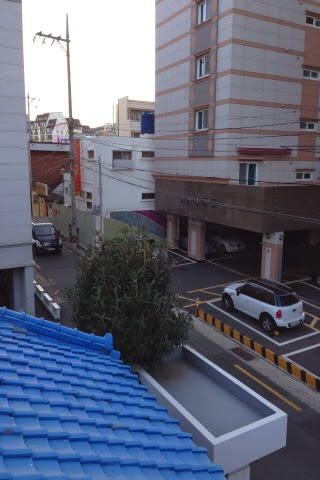
#> input picture exam1_pics/prob5-2.jpg, 320 x 480 px, found by its file name
$ python problem5.py
#> lines starting #> are read from the running program, lines starting #| are printed output that depends on the picture
### exam1_code/problem5/stitch.py
# import the necessary packages
import numpy as np
import imutils
import cv2


class Stitcher:
    def __init__(self):
        # determine if we are using OpenCV v3.X
        self.isv3 = imutils.is_cv3(or_better=True)

    def stitch(self, images, ratio=0.75, reprojThresh=4.0, showMatches=False):
        # unpack the images, then detect keypoints and extract
        # local invariant descriptors from them
        (imageB, imageA) = images
        (kpsA, featuresA) = self.detectAndDescribe(imageA)
        (kpsB, featuresB) = self.detectAndDescribe(imageB)
        # match features between the two images
        M = self.matchKeypoints(kpsA, kpsB, featuresA,
                                featuresB, ratio, reprojThresh)
        # if the match is None, then there aren’t enough matched
        # keypoints to create a panorama
        if M is None:
            return None

        # otherwise, apply a perspective warp to stitch the images
        # together
        (matches, H, status) = M
        # default warpPerspective interpolation is bilinear
        result = cv2.warpPerspective(
            imageA, H, (imageA.shape[1] + imageB.shape[1], imageA.shape[0]))
        result[0:imageB.shape[0], 0:imageB.shape[1]] = imageB
        # check to see if the keypoint matches should be visualized
        if showMatches:
            vis = self.drawMatches(imageA, imageB, kpsA, kpsB, matches, status)
        # return a tuple of the stitched image and the
        # visualization
        return (result, vis)
        # return the stitched image
        return result

    def detectAndDescribe(self, image):
        # convert the image to grayscale
        gray = cv2.cvtColor(image, cv2.COLOR_BGR2GRAY)
        # check to see if we are using OpenCV 3.X
        # detect and extract features from the image
        descriptor = cv2.SIFT_create()
        (kps, features) = descriptor.detectAndCompute(image, None)

        # convert the keypoints from KeyPoint objects to NumPy
        # arrays
        kps = np.float32([kp.pt for kp in kps])
        # return a tuple of keypoints and features
        return (kps, features)

    def matchKeypoints(self, kpsA, kpsB, featuresA, featuresB,
                       ratio, reprojThresh):
        # compute the raw matches and initialize the list of actual
        # matches
        matcher = cv2.BFMatcher()
        rawMatches = matcher.knnMatch(featuresA, featuresB, 2)
        matches = []
        # loop over the raw matches
        for m in rawMatches:
            # ensure the distance is within a certain ratio of each
            # other (i.e. Lowe’s ratio test)
            if len(m) == 2 and m[0].distance < m[1].distance * ratio:
                matches.append((m[0].trainIdx, m[0].queryIdx))
        # computing a homography requires at least 4 matches
        if len(matches) > 4:
            # construct the two sets of points
            ptsA = np.float32([kpsA[i] for (_, i) in matches])
            ptsB = np.float32([kpsB[i] for (i, _) in matches])
            # compute the homography between the two sets of points
            (H, status) = cv2.findHomography(ptsA, ptsB, cv2.RANSAC,
                                             reprojThresh)
            # return the matches along with the homograpy matrix
            # and status of each matched point
            return (matches, H, status)
        # otherwise, no homograpy could be computed
        return None

    def drawMatches(self, imageA, imageB, kpsA, kpsB, matches, status):
        # initialize the output visualization image
        (hA, wA) = imageA.shape[:2]
        (hB, wB) = imageB.shape[:2]
        vis = np.zeros((max(hA, hB), wA + wB, 3), dtype=np.uint8)
        vis[0:hA, 0:wA] = imageA
        vis[0:hB, wA:] = imageB
        # loop over the matches
        for ((trainIdx, queryIdx), s) in zip(matches, status):
            # only process the match if the keypoint was successfully
            # matched
            if s == 1:
                # draw the match
                ptA = (int(kpsA[queryIdx][0]), int(kpsA[queryIdx][1]))
                ptB = (int(kpsB[trainIdx][0]) + wA, int(kpsB[trainIdx][1]))
                cv2.line(vis, ptA, ptB, (0, 255, 0), 1)
        # return the visualization
        return vis

### exam1_code/problem5/problem5.py
# PROBLEM 5
from stitch import Stitcher
import imutils
import cv2

imageA = cv2.imread('exam1_pics/prob5-2.jpg', cv2.COLOR_BGR2GRAY)
#> imageA is the input picture: shape (480, 320, 3); mean B, G, R 121.4, 102.9, 97.7
imageB = cv2.imread('exam1_pics/prob5-3.jpg', cv2.COLOR_BGR2GRAY)
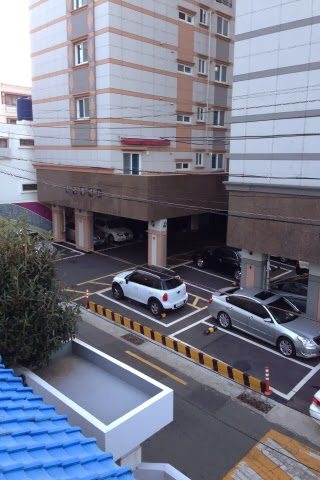
#> input picture exam1_pics/prob5-3.jpg, 320 x 480 px, found by its file name
#> imageB is the input picture: shape (480, 320, 3); mean B, G, R 136.3, 120.5, 118.2

# stitch the images together to create a panorama
stitcher = Stitcher()
(result, vis) = stitcher.stitch([imageA, imageB], showMatches=True)
#> in detectAndDescribe, `(kps, features) = descriptor.detectAndCompute(image, None)`: kps = 1102 keypoints; strongest (x, y, size): (272, 322, 2.1), (165, 298, 3.8), (313, 407, 4.6), (159, 293, 6.4)
#> in detectAndDescribe, `kps = np.float32([kp.pt for kp in kps])`: kps = 1102 pairs, first value 2.57 to 317.1, second value 3.11 to 476.6
#> in stitch, `(kpsA, featuresA) = self.detectAndDescribe(imageA)`: kpsA has the same summary as kps in detectAndDescribe
#> in detectAndDescribe (call 2), `(kps, features) = descriptor.detectAndCompute(image, None)`: kps = 1020 keypoints; strongest (x, y, size): (40, 34, 3.1), (41, 289, 2.6), (58, 38, 3.1), (46, 295, 2.7)
#> in stitch, `(kpsB, featuresB) = self.detectAndDescribe(imageB)`: kpsB = 1020 pairs, first value 2.58 to 316.9, second value 2.61 to 472.2
#> in matchKeypoints, `rawMatches = matcher.knnMatch(featuresA, featuresB, 2)`: rawMatches = 1102 matches
#> after the loop in matchKeypoints, `for m in rawMatches:`: matches = 238 pairs, first value 32 to 1012, second value 17 to 1083
#> in matchKeypoints, `ptsA = np.float32([kpsA[i] for (_, i) in matches])`: ptsA = 238 pairs, first value 5.89 to 309.7, second value 5.43 to 465.5
#> in matchKeypoints, `ptsB = np.float32([kpsB[i] for (i, _) in matches])`: ptsB = 238 pairs, first value 17.79 to 313.6, second value 12.33 to 472.2
#> in matchKeypoints, `(H, status) = cv2.findHomography(ptsA, ptsB, cv2.RANSAC, reprojThresh)`: H = [[0.755, -0.0398, 130.9], [-0.128, 0.911, 24.53], [-0.000725, -2.48e-05, 1]]; status = 238 values, max 1 at index 0, min 0 at index 6, mean 0.786
#> the loop in drawMatches, `for ((trainIdx, queryIdx), s) in zip(matches, status):` made 238 passes
#> (trainIdx, queryIdx, s, ptA, ptB) on passes 1, 2, 3, 4, 5, 6, 8, 9, 10, 11, 12, 13: (531, 17, [1], (5, 145), (449, 157)), (515, 18, [1], (5, 367), (444, 363)), (539, 19, [1], (6, 102), (451, 118)), (521, 26, [1], (9, 376), (447, 373)), (523, 28, [1], (9, 404), (447, 399)), (546, 30, [1], (9, 141), (453, 153)), (548, 35, [1], (12, 120), (455, 134)), (552, 36, [1], (12, 111), (457, 125)), (551, 39, [1], (14, 143), (456, 155)), (538, 42, [1], (14, 374), (451, 371)), (538, 43, [1], (14, 374), (451, 371)), (540, 44, [1], (14, 394), (451, 390))
#> (ptA, ptB) on passes 62 to 67: ((73, 241), (506, 249)), ((73, 247), (505, 255)), ((73, 43), (516, 57)), ((74, 146), (511, 156)), ((74, 67), (516, 81)), ((74, 7), (519, 22))
#> after the loop in drawMatches, `for ((trainIdx, queryIdx), s) in zip(matches, status):`:
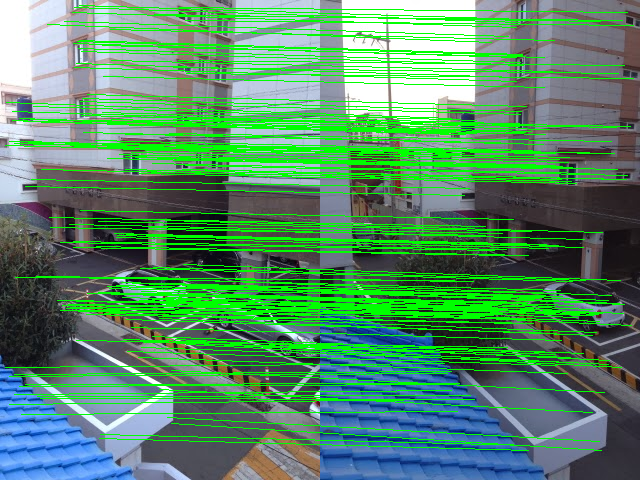
#> vis: shape (480, 640, 3); mean B, G, R 104.9, 139.5, 87.2
cv2.imwrite('exam1_answers/problem5-temp.png', result)

imageC = cv2.imread('exam1_pics/prob5-1.jpg', cv2.COLOR_BGR2GRAY)
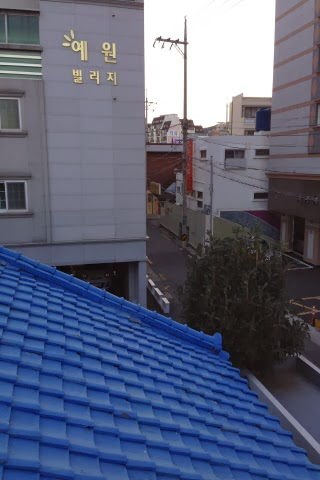
#> input picture exam1_pics/prob5-1.jpg, 320 x 480 px, found by its file name
#> imageC is the input picture: shape (480, 320, 3); mean B, G, R 121.5, 96.9, 89.6
imageD = cv2.imread('exam1_answers/problem5-temp.png', cv2.COLOR_BGR2GRAY)

(result, vis) = stitcher.stitch([imageC, imageD], showMatches=True)
#> in detectAndDescribe (call 3), `gray = cv2.cvtColor(image, cv2.COLOR_BGR2GRAY)`:
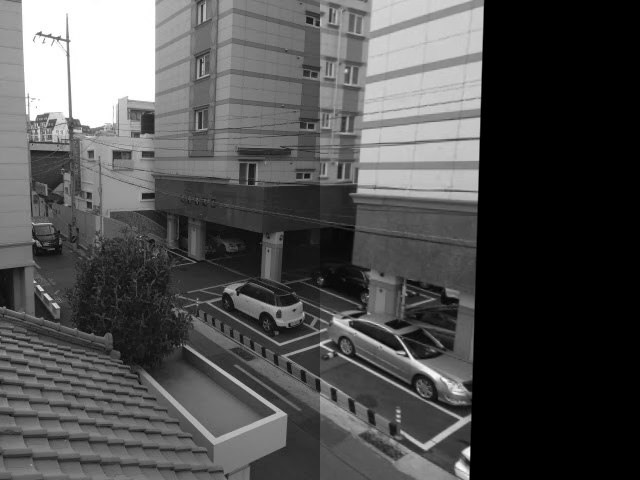
#> gray: shape (480, 640); min 0, max 255, mean 79.9
#> in detectAndDescribe (call 3), `(kps, features) = descriptor.detectAndCompute(image, None)`: kps = 1597 keypoints; strongest (x, y, size): (462, 469, 8.9), (40, 34, 3.1), (406, 355, 2.6), (41, 289, 2.6)
#> in detectAndDescribe (call 3), `kps = np.float32([kp.pt for kp in kps])`: kps = 1597 pairs, first value 2.58 to 496.8, second value 2.61 to 476.7
#> in detectAndDescribe (call 4), `gray = cv2.cvtColor(image, cv2.COLOR_BGR2GRAY)`:
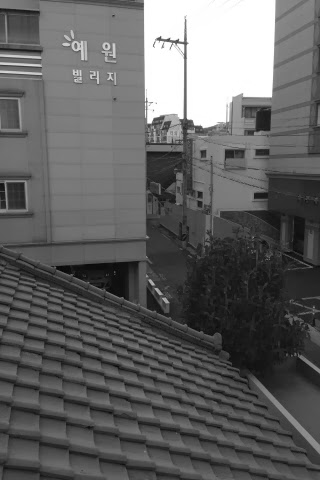
#> gray: shape (480, 320); min 6, max 255, mean 97.5
#> in detectAndDescribe (call 4), `(kps, features) = descriptor.detectAndCompute(image, None)`: kps = 958 keypoints; strongest (x, y, size): (168, 40, 2.7), (177, 41, 3.1), (185, 43, 3.4), (185, 57, 2.5)
#> in detectAndDescribe (call 4), `kps = np.float32([kp.pt for kp in kps])`: kps = 958 pairs, first value 2.31 to 316.3, second value 5.65 to 476.1
#> in matchKeypoints (call 2), `rawMatches = matcher.knnMatch(featuresA, featuresB, 2)`: rawMatches = 1597 matches
#> in drawMatches (call 2), `vis[0:hB, wA:] = imageB`:
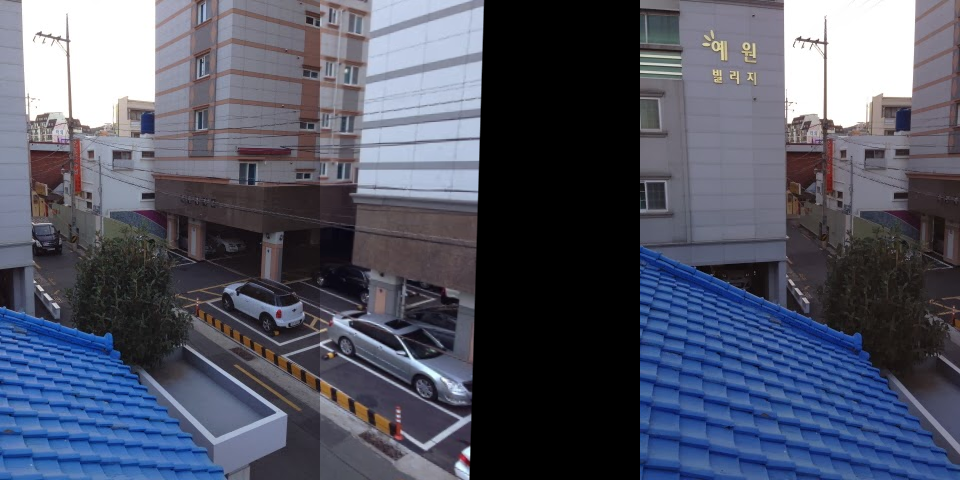
#> vis: shape (480, 960, 3); mean B, G, R 101.8, 85.1, 80.9
#> the loop in drawMatches (call 2), `for ((trainIdx, queryIdx), s) in zip(matches, status):` made 316 passes
#> (trainIdx, queryIdx, s, ptA, ptB) on passes 2, 3, 4, 5, 6, 7, 9, 10, 12, 14, 15, 18: (355, 12, [1], (9, 305), (766, 297)), (360, 17, [1], (10, 339), (767, 328)), (368, 23, [1], (13, 337), (769, 326)), (370, 27, [1], (13, 356), (770, 345)), (371, 29, [1], (14, 343), (771, 332)), (373, 31, [1], (15, 347), (771, 336)), (377, 34, [1], (17, 392), (773, 378)), (378, 35, [1], (17, 392), (773, 378)), (392, 42, [1], (19, 97), (779, 102)), (384, 48, [1], (20, 369), (775, 357)), (379, 50, [1], (20, 269), (774, 264)), (399, 69, [1], (26, 436), (781, 423))
#> (ptA, ptB) on passes 61 to 66: ((49, 316), (800, 310)), ((49, 316), (800, 310)), ((49, 298), (799, 293)), ((49, 210), (802, 208)), ((49, 136), (804, 138)), ((50, 121), (805, 123))
#> after the loop in drawMatches (call 2), `for ((trainIdx, queryIdx), s) in zip(matches, status):`:
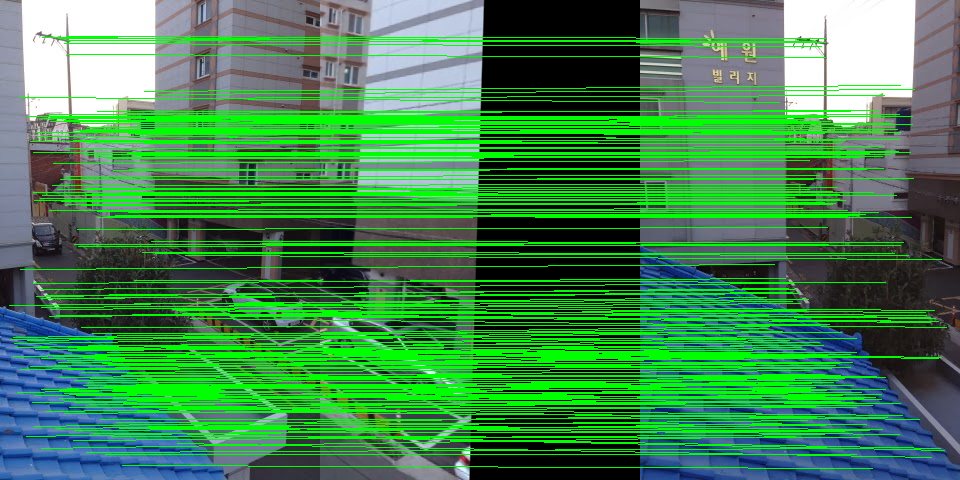
#> vis: shape (480, 960, 3); mean B, G, R 77.5, 133.7, 63
cv2.imwrite('exam1_answers/problem5.png', result)

cv2.imshow('stitch', result)
cv2.waitKey(0)
